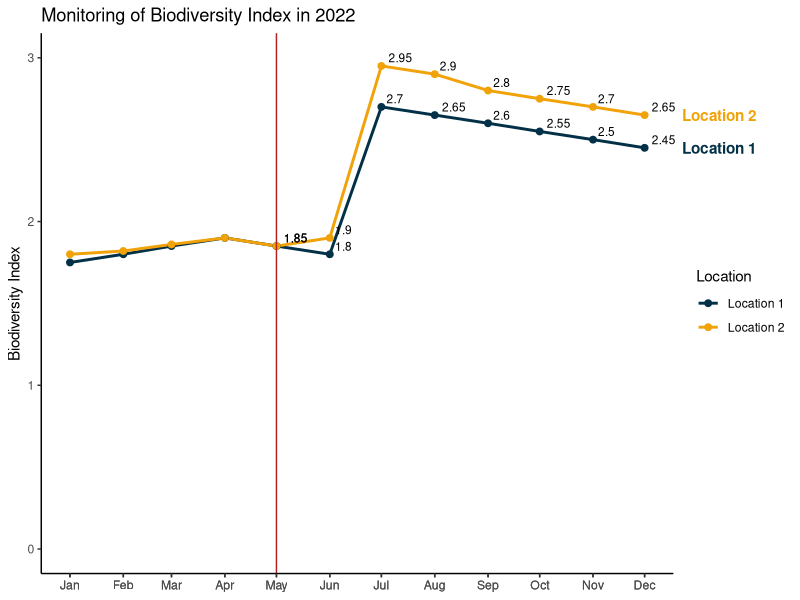

The R source for this figure:
## ---- chunk 1
library(tidyverse)
## ---- chunk 2

# Create example data for location 1
location1 <- data.frame(date = seq(as.Date("2022-01-01"), by = "month", length.out = 12),
                        index = c(1.75, 1.80, 1.85, 1.90, 1.85, 1.80, 2.70, 2.65, 2.60, 2.55, 2.50, 2.45))

# Create example data for location 2
location2 <- data.frame(date = seq(as.Date("2022-01-01"), by = "month", length.out = 12),
                        index = c(1.80, 1.82, 1.86, 1.90, 1.85, 1.90, 2.95, 2.90, 2.80, 2.75, 2.70, 2.65))

# Combine data for both locations into a single dataframe
biodiversity_data <- data.frame(location = c(rep("Location 1", 12), rep("Location 2", 12)),
                                date = c(location1$date, location2$date),
                                index = c(location1$index, location2$index))
## ---- chunk 3

loc.cols <- c("Location 1" = "#023047", "Location 2" = "#f1a208")
ggplot(data = biodiversity_data, aes(x = date, y = index, color = location)) +
  geom_line(linewidth = 1) +
  geom_point(size = 2) +
  labs(x = NULL, y = "Biodiversity Index", color = "Location") +
  ggtitle("Monitoring of Biodiversity Index in 2022") +
  geom_text(data = biodiversity_data[biodiversity_data$date >= "2022-05-01" &
                                       biodiversity_data$location == "Location 1",],
            aes(label = index), hjust = -0.3, vjust = -0.4, size = 3, color = "black") +
  geom_text(data = biodiversity_data[biodiversity_data$date >= "2022-05-01" &
                                       biodiversity_data$location == "Location 2",],
            aes(label = index), hjust = -0.3, vjust = -0.4, size = 3, color = "black")+
  scale_color_manual(values = loc.cols)+
  theme_classic()+
  annotate(geom="text", y=2.65, x=c(as_date("2022-12-01")), label="Location 2",
             color="#f1a208", hjust = -0.5, fontface = "bold")+
    annotate(geom="text", y=2.45, x=c(as_date("2022-12-01")), label="Location 1",
             color="#023047", hjust = -0.5, fontface = "bold")+
  theme(legend.position = "right")+
  scale_x_date(date_labels = "%b", breaks = biodiversity_data$date)+
    coord_cartesian(ylim=c(0,3),clip="off")+
    geom_vline(xintercept = c(as_date("2022-5-01")), color = "firebrick")
